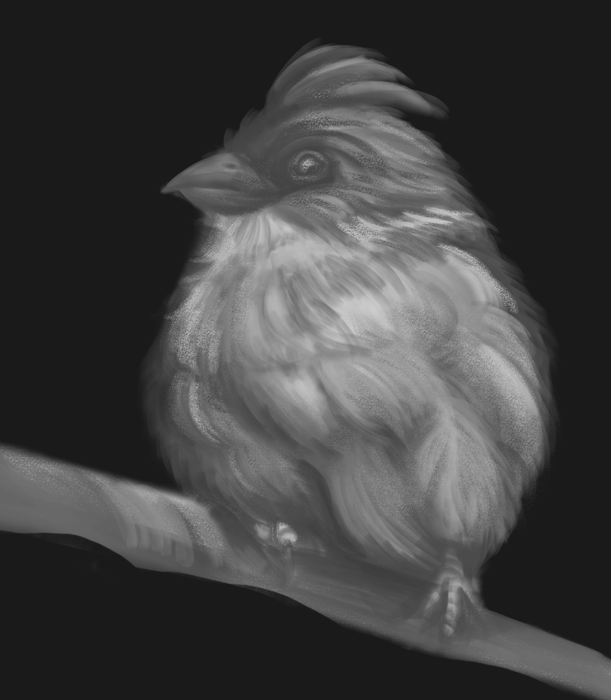
%> input picture 大作业/1-1/a.png, 611 x 700 px, shrunk from 1000 x 1146 before the run
$ octave ahpf.m   (GNU Octave 9; MATLAB toolbox functions it lacks are replaced by stand-ins)
%> lines starting %> are read from the running program, lines starting %| are printed output that depends on the picture
### 大作业/1-1/paddedsize.m
function PQ = paddedsize(AB, CD, PARAM)
%PADDEDSIZE Computes padded sizes useful for FFT-based filtering.
% PQ = PADDEDSIZE(AB), where AB is a two-element size vector, computes the
% two-element size vecter PQ = 2*AB.
%
% PQ = PADDEDSIZE(AB, 'PWR2') computes the vector PQ such that PQ(1) =
% PQ(2) = 2^nextpow2(2*m), where m is MAX(AB).
%
% PQ = PADDEDSIZE(AB, CD), where AB and CD are two-element size vectors,
% computes the two-element size vector PQ. The elements of PQ are the
% smallest even integers greater than or equal to AB + CD -1.
%
% PQ = PADDEDSIZE(AB, CD, 'PWR2') computes the vector PQ such that PQ(1) =
% PQ(2) = 2^nextpow2(2*m), where m is MAX([AB CD]).
%
% Function rewritten from Gonzalez, Woods, Eddins; Digital Image Processing using Matlab
% Prentice Hall, 2004
if nargin ==1
      PQ = 2*AB;
elseif nargin == 2 & ~ischar(CD)
      PQ = AB +CD -1;
      PQ = 2*ceil(PQ/2);
elseif nargin ==2
      m= max(AB); %Maximum dimension
      %Find power-of-2 at least twice m.
  P = 2^nextpow2(2*m);
  PQ = [P, P];
elseif nargin == 3
      m=max([AB CD]); % Maximum dimension.
      P = 2^nextpow2(2*m);
      PQ = [P, P];
else
      error('Wrong number of inputs')
end

### 大作业/1-1/dftuv.m
function [U, V] = dftuv(M, N)
%DFTUV Computes meshgrid frequency matrices.
%   [U, V] = DFTUV(M, N) computes meshgrid frequency matrices U and
%   V.  U and V are useful for computing frequency-domain filter
%   functions that can be used with DFTFILT.  U and V are both
%   M-by-N.

%   Copyright 2002-2004 R. C. Gonzalez, R. E. Woods, & S. L. Eddins
%   Digital Image Processing Using MATLAB, Prentice-Hall, 2004
%   $Revision: 1.3 $  $Date: 2003/04/16 22:30:34 $

% Set up range of variables.
u = 0:(M - 1);
v = 0:(N - 1);

% Compute the indices for use in meshgrid.
idx = find(u > M/2);
u(idx) = u(idx) - M;
idy = find(v > N/2);
v(idy) = v(idy) - N;

% Compute the meshgrid arrays.
[V, U] = meshgrid(v, u);

### 大作业/1-1/dftfilt.m
function g = dftfilt(f, H)
%DFTFILT Performs frequency domain filtering.
%   G = DFTFILT(F, H) filters F in the frequency domain using the
%   filter transfer function H. The output, G, is the filtered
%   image, which has the same size as F.  DFTFILT automatically pads
%   F to be the same size as H.  Function PADDEDSIZE can be used to
%   determine an appropriate size for H.
%
%   DFTFILT assumes that F is real and that H is a real, uncentered
%   circularly-symmetric filter function.

%   Copyright 2002-2004 R. C. Gonzalez, R. E. Woods, & S. L. Eddins
%   Digital Image Processing Using MATLAB, Prentice-Hall, 2004
%   $Revision: 1.5 $  $Date: 2003/08/25 14:28:22 $

% Obtain the FFT of the padded input.
F = fft2(f, size(H, 1), size(H, 2));

% Perform filtering.
g = real(ifft2(H.*F));

% Crop to original size.
g = g(1:size(f, 1), 1:size(f, 2));

### 大作业/1-1/hpfilter.m
function H = hpfilter(type,M,N,D0,n)
if nargin == 4
    n=1;
end

Hlp=lpfilter(type,M,N,D0,n);
H=1-Hlp;

### 大作业/1-1/lpfilter.m
function [H,D]= lpfilter(type,M,N,D0,n)

[U,V]=dftuv(M,N);

D=sqrt(U.^2+V.^2);

switch type
    case 'ideal'
        H=double(D<=D0);
    case 'btw'
        if nargin ==4
            n=1;
        end
        H=1./(1+(D./D0).^(2*n));
    case 'gaussian'
        H=exp(-(D.^2)./(2*(D0^2)));
    otherwise
        error('Unknown filter type.')
end

### 大作业/1-1/ahpf.m
%% 高通滤波
clc;
clear vars;
close all;

%% 导入图像
a= imread('a.png');
%> a is the input picture: size 700x611x3 uint8; min 23, max 204, mean 65.4

%% 设定参数 进行高通滤波
PQ=paddedsize(size(a));                             %填充输入图像，使得形成的方形图像大小最接近2的整数次幂
%> PQ = [1400 1222 6]
D0=0.05*PQ(2);                                      %设定截止参数
%> D0 = 61.1
H=hpfilter('gaussian',PQ(1),PQ(2),D0,1);            %设定搞通滤波器
G=fftshift(hpfilter('gaussian',PQ(1),PQ(2),D0));    %将0频分量转移到频谱中心

%% 绘制图像
figure;
subplot(2,2,1);
mesh(G(1:10:PQ(1),1:10:PQ(2)));
title('高通滤波器的图像');

subplot(2,2,2);
imshow(G,[]);
title('高通滤波器的图像');

subplot(2,2,3);
imshow(a,[]);
title('原图');

g=dftfilt(a,H);
%> in dftfilt, `g = real(ifft2(H.*F));`:
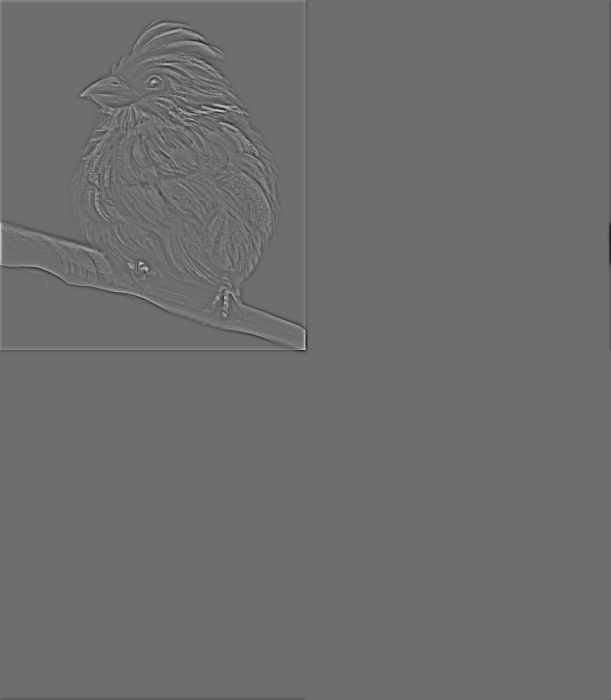
%> g: size 1400x1222x3 double (shown at 1/2 size); min -50.16, max 66.06, mean 0; drawn with min black and max white
%> in dftfilt, `g = g(1:size(f, 1), 1:size(f, 2));`:
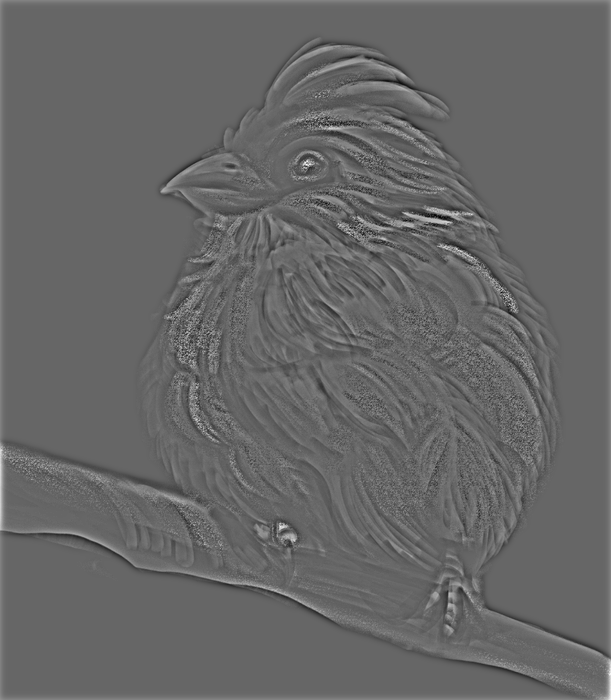
%> g: size 700x611 double; min -44.55, max 66.06, mean 0.2; drawn with min black and max white
subplot(2,2,4);
imshow(g,[]);
title('经高通滤波之后的图像');
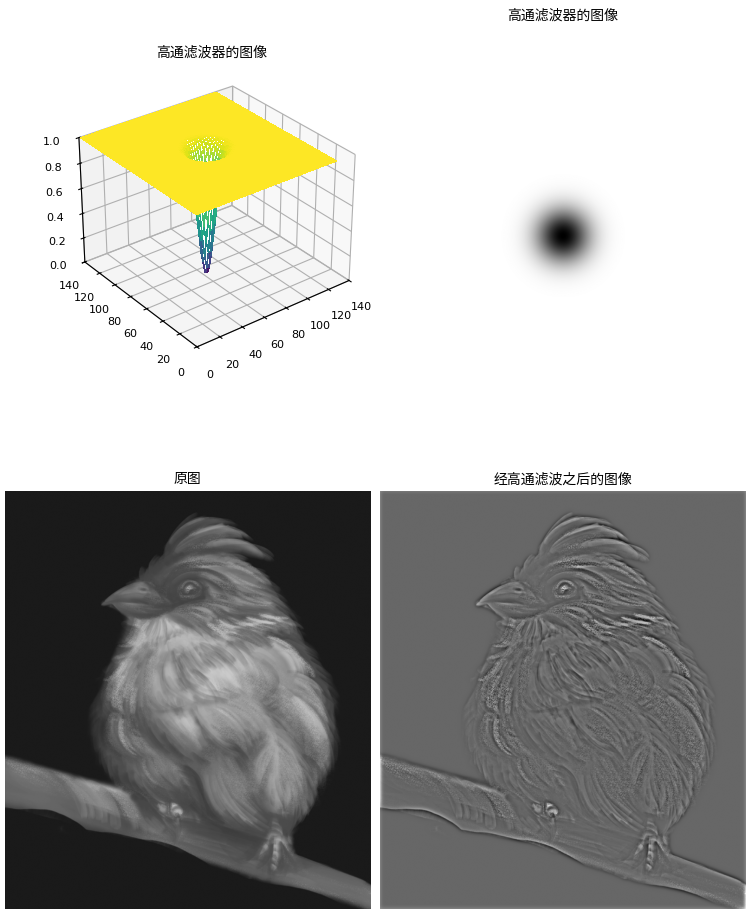
%> figure redrawn from the program's plot data, 4 panels
